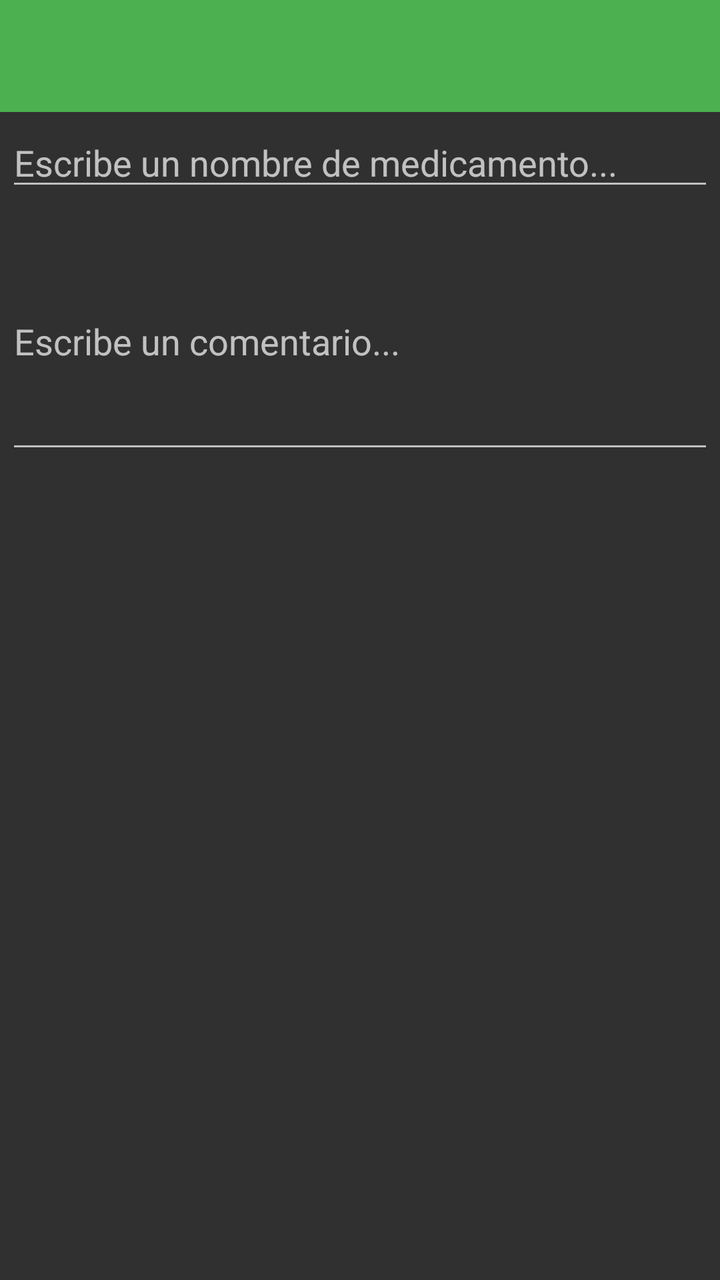
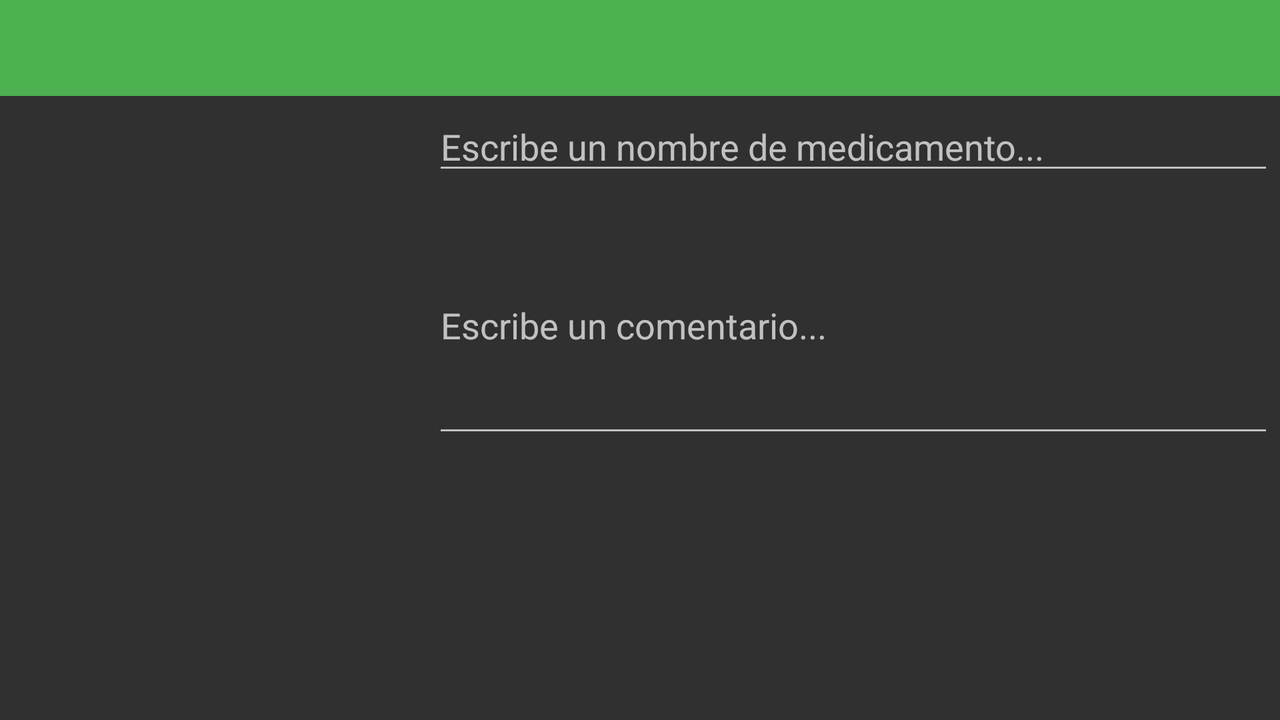

The same Android screen from two of the app's own layout files: first res/layout/ as a phone draws it, then the author's variant for another configuration, drawn on a device whose configuration selects that folder. Both files follow.
<!-- AndroidManifest.xml: application theme AppTheme -->
<!-- res/layout/activity_detail_medicine.xml -->
<?xml version="1.0" encoding="utf-8"?>
<LinearLayout xmlns:android="http://schemas.android.com/apk/res/android"
    xmlns:tools="http://schemas.android.com/tools"
    android:layout_width="match_parent"
    android:layout_height="match_parent"
    android:orientation="vertical"
    tools:context="gal.xieiro.lembramo.ui.DetailMedicineActivity">

    <include
        android:id="@+id/toolbar"
        layout="@layout/toolbar" />
    

    <EditText
        android:id="@+id/txtNombre"
        android:layout_width="match_parent"
        android:layout_height="wrap_content"
        android:layout_margin="@dimen/generic_view_margin"
        android:hint="@string/hint_nombre"
        android:maxLength="25" />

    <EditText
        android:id="@+id/txtComentario"
        android:layout_width="match_parent"
        android:layout_height="wrap_content"
        android:layout_margin="@dimen/generic_view_margin"
        android:hint="@string/hint_comentario"
        android:inputType="textMultiLine"
        android:lines="5"
        android:maxLength="150" />

    <LinearLayout
        android:layout_width="match_parent"
        android:layout_height="match_parent"
        android:baselineAligned="false"
        android:orientation="horizontal"
        android:weightSum="2">

        <FrameLayout
            android:id="@+id/imagenCaja_container"
            android:layout_width="0dp"
            android:layout_height="match_parent"
            android:layout_margin="5dp"
            android:layout_weight="1" />

        <FrameLayout
            android:id="@+id/imagenPastilla_container"
            android:layout_width="0dp"
            android:layout_height="match_parent"
            android:layout_margin="5dp"
            android:layout_weight="1" />
    </LinearLayout>
</LinearLayout>
<!-- res/layout/toolbar.xml (included above) -->
<?xml version="1.0" encoding="utf-8"?>
<android.support.v7.widget.Toolbar xmlns:android="http://schemas.android.com/apk/res/android"
    xmlns:app="http://schemas.android.com/apk/res-auto"
    android:layout_width="match_parent"
    android:layout_height="wrap_content"
    android:minHeight="?attr/actionBarSize"
    android:background="?attr/colorPrimary"
    android:elevation="@dimen/toolbar_elevation"
    android:theme="@style/ThemeOverlay.AppCompat.Dark.ActionBar"
    app:popupTheme="@style/ThemeOverlay.AppCompat.Light" />
<!-- resources referenced by this layout -->
<resources>
  <dimen name="generic_view_margin">3dp</dimen>
  <string name="hint_comentario">Escribe un comentario...</string>
  <string name="hint_nombre">Escribe un nombre de medicamento...</string>
  <style name="AppTheme" parent="AppTheme.Base" />
  <style name="AppTheme.Base" parent="Theme.AppCompat.NoActionBar">
          <item name="colorPrimary">@color/primary</item>
          <item name="colorPrimaryDark">@color/primary_dark</item>
          <item name="android:windowNoTitle">true</item>
          <item name="windowActionBar">false</item>
      </style>
  <color name="primary">#4CAF50</color>
  <color name="primary_dark">#388E3C</color>
</resources>
<!-- res/layout-land/activity_detail_medicine.xml (the author's variant of the layout above) -->
<!-- drawn on the phone turned sideways -->
<?xml version="1.0" encoding="utf-8"?>
<LinearLayout xmlns:android="http://schemas.android.com/apk/res/android"
    xmlns:tools="http://schemas.android.com/tools"
    android:layout_width="match_parent"
    android:layout_height="match_parent"
    android:orientation="vertical"
    tools:context="gal.xieiro.lembramo.DetailMedicineActivity">

    <include
        android:id="@+id/toolbar"
        layout="@layout/toolbar" />
    
    <LinearLayout
        android:layout_width="match_parent"
        android:layout_height="match_parent"
        android:orientation="horizontal"
        android:weightSum="3"
        android:baselineAligned="false">

        <LinearLayout
            android:layout_width="match_parent"
            android:layout_height="match_parent"
            android:baselineAligned="false"
            android:orientation="vertical"
            android:layout_weight="2"
            android:weightSum="2">

            <FrameLayout
                android:id="@+id/imagenCaja_container"
                android:layout_width="match_parent"
                android:layout_height="0dp"
                android:layout_margin="5dp"
                android:layout_weight="1" />

            <FrameLayout
                android:id="@+id/imagenPastilla_container"
                android:layout_width="match_parent"
                android:layout_height="0dp"
                android:layout_margin="5dp"
                android:layout_weight="1" />
        </LinearLayout>

        <LinearLayout
            android:layout_width="match_parent"
            android:layout_height="match_parent"
            android:baselineAligned="false"
            android:orientation="vertical"
            android:layout_weight="1">

            <EditText
                android:id="@+id/txtNombre"
                android:layout_width="match_parent"
                android:layout_height="wrap_content"
                android:layout_margin="@dimen/generic_view_margin"
                android:hint="@string/hint_nombre"
                android:maxLength="25" />

            <EditText
                android:id="@+id/txtComentario"
                android:layout_width="match_parent"
                android:layout_height="wrap_content"
                android:layout_margin="@dimen/generic_view_margin"
                android:hint="@string/hint_comentario"
                android:inputType="textMultiLine"
                android:lines="5"
                android:maxLength="150" />
        </LinearLayout>
    </LinearLayout>
</LinearLayout>
